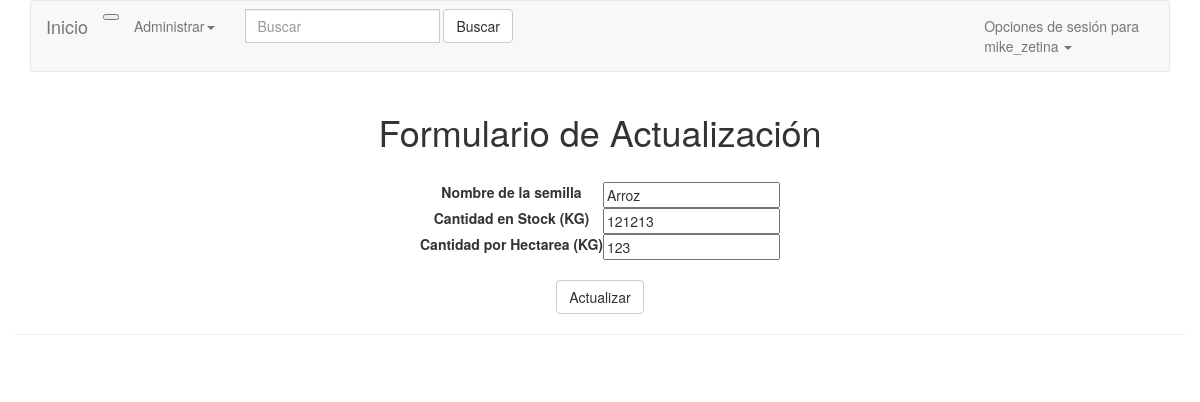
The app's page /inventario/editar/2 (signed in), older data.
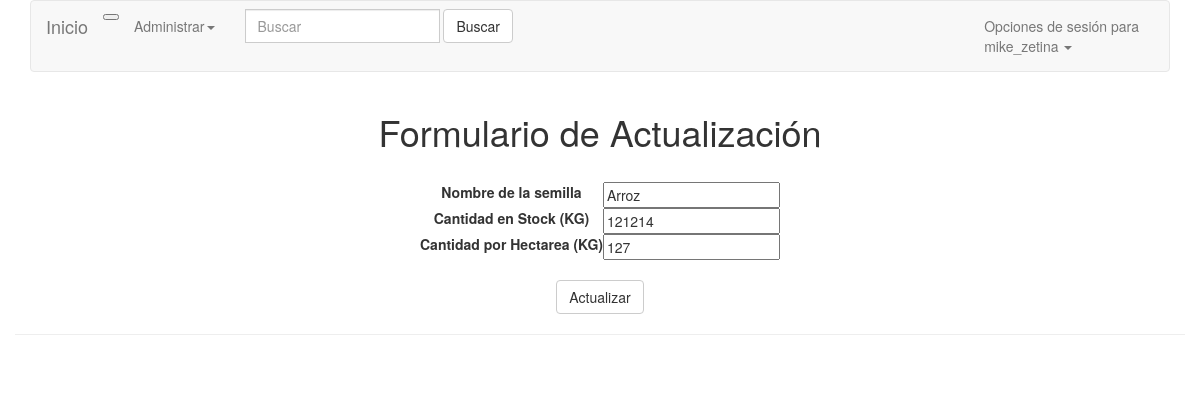
The same page, newer data.
### inventario/models.py (models this page shows, shortened)
class Semilla(models.Model):
    Nombre = models.CharField(max_length=100)
    CantidadExistente = models.PositiveIntegerField(
        verbose_name="Cantidad existente en KG",
        default=0
    )
    CantidadPorHectarea = models.PositiveIntegerField(
        verbose_name="Cantidad en KG que se movimiento por Hectárea",
        default=0,
    )

### inventario/views.py (the view)
# urls.py: url(r'^inventario/editar/(?P<id_semilla>\d+)$', semillaUpdate, name='inventario_editar'),
def semillaUpdate(request, id_semilla):
    if not request.user.is_staff:
        raise PermissionDenied
    semilla = Semilla.objects.get(id=id_semilla)
    if request.method == 'GET':
        form = SemillaForm(instance=semilla)
    else:
        form = SemillaForm(request.POST, instance=semilla)
        if form.is_valid():
            form.save()
        return redirect("inventario:inventario")
    return render(request, "update_semilla.html", {'form': form})

### inventario/forms.py
class SemillaForm(forms.ModelForm):
    class Meta:
        model = Semilla
        fields = [
            'Nombre',
            'CantidadExistente',
            'CantidadPorHectarea',
        ]
        labels = {
            'Nombre':'Nombre de la semilla',
            'CantidadExistente':'Cantidad en Stock (KG)',
            'CantidadPorHectarea' : 'Cantidad por Hectarea (KG)',
        }

### templates/update_semilla.html (shortened to what this page needs)
{% extends "base.html" %}
{% block content %}
    <div class="container">
        <div class="row" >
            <div class='text-center'>
                <h1>Formulario de Actualización</h1>
                <br>
                <form method="POST" action="" enctype='multipart/form-data'>
                    <form class="form-inline">
                        <div class="container">
                            <table id="contenido" class="container-fluid">
                                <tr>
                                    <td><label for="{{form.Nombre.name}}">{{form.Nombre.label}}</label></td>
                                    <td>{{form.Nombre}}</td>
                                </tr>
                                <tr>
                                    <td><label for="{{form.CantidadExistente.name}}">{{form.CantidadExistente.label}}</label></td>
                                    <td>{{form.CantidadExistente}}</td>
                                </tr>
                                <tr>
                                    <td><label for="{{form.CantidadPorHectarea.name}}">{{form.CantidadPorHectarea.label}}</label></td>
                                    <td>{{form.CantidadPorHectarea}}</td>
                                </tr>
                            </table>
                        </div>
                        <br>
                        <input type="submit" class="btn btn-default" value="Actualizar"/>
                        <hr>
                    </form>
                </form>
            </div>
            <br>
        </div>
    </div>
{% endblock %}

Row changes from the older to the newer data that the page shows:
changed Semilla "Arroz": CantidadExistente "121213" → "121214"; CantidadPorHectarea "123" → "127"
